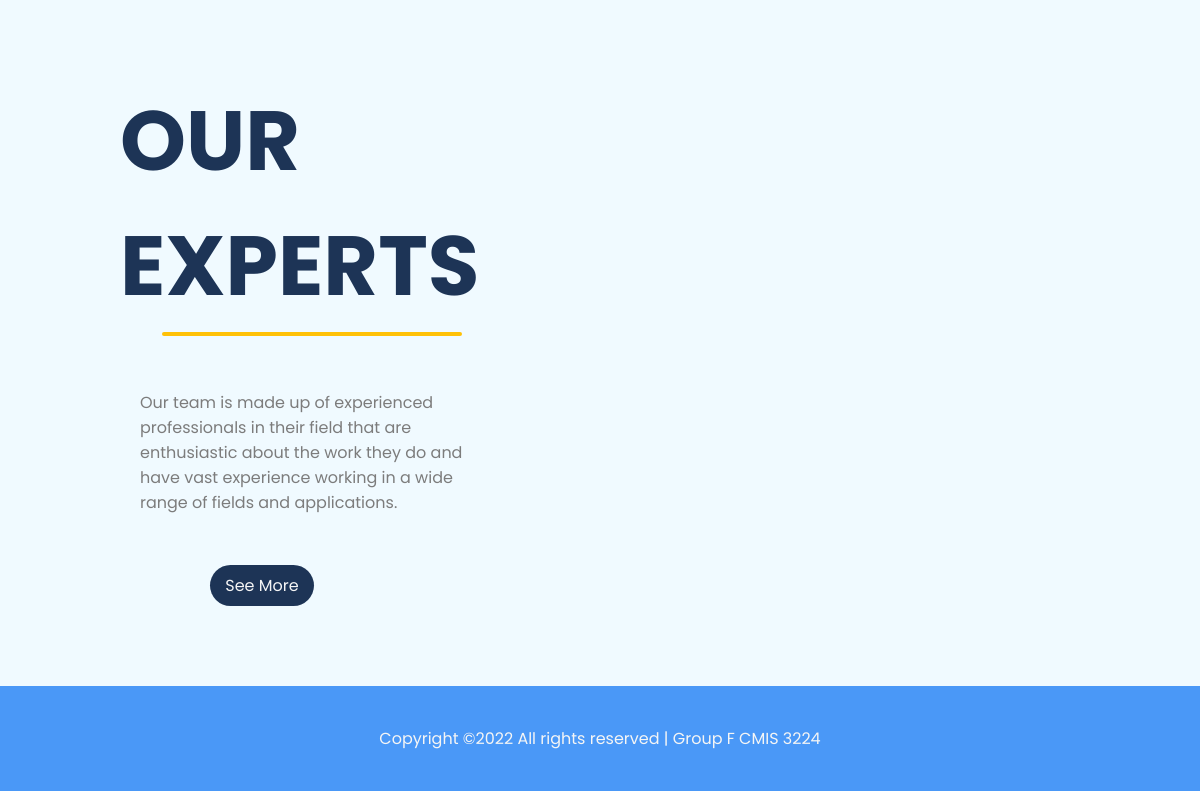
Page /client-side-web/home.php (lower part) on the earlier database version.
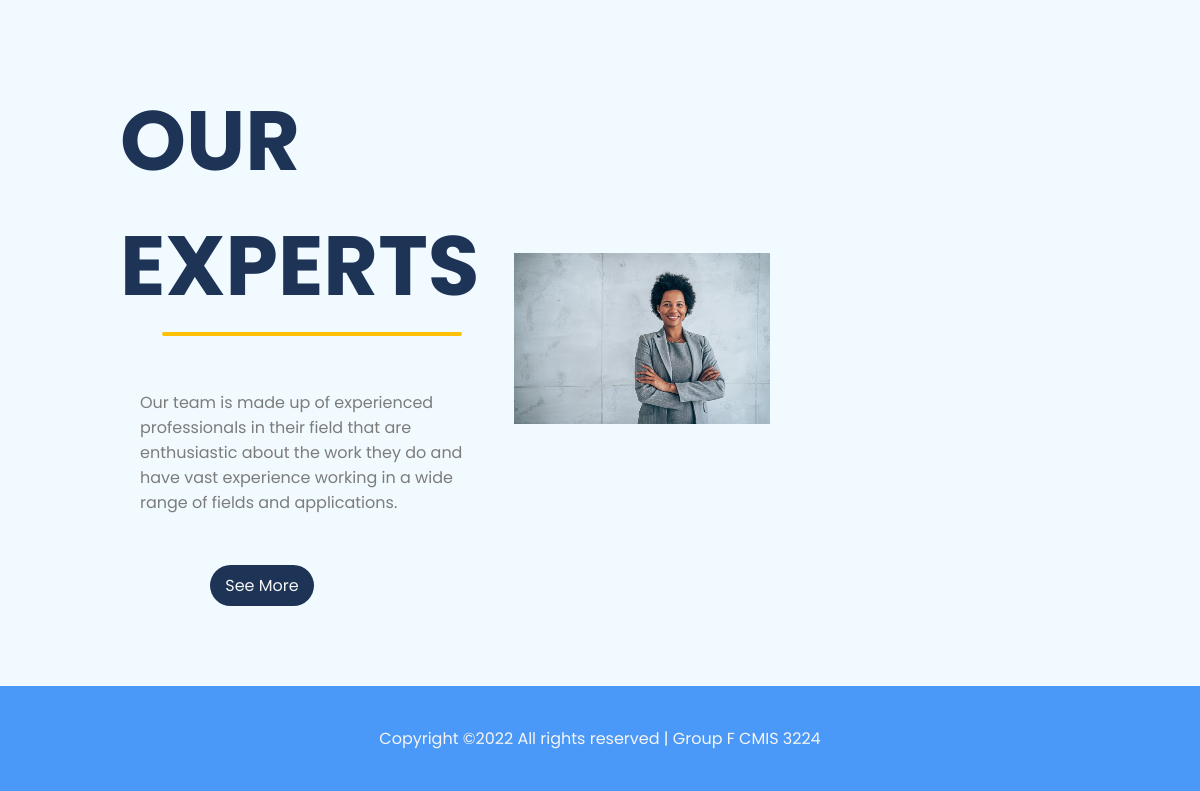
Same page on the later database version.
### tables this page shows
CREATE TABLE `consultants` (
  `consultant_id` int(11) NOT NULL,
  `username` varchar(50) NOT NULL,
  `firstName` varchar(50) NOT NULL,
  `lastName` varchar(50) NOT NULL,
  `email` varchar(100) NOT NULL,
  `password` varchar(50) NOT NULL,
  `image` text NOT NULL,
  `title` varchar(50) NOT NULL,
  `description` longtext NOT NULL,
  `availability` varchar(100) NOT NULL,
  `ratings` float NOT NULL,
  `createdDate` timestamp NOT NULL DEFAULT current_timestamp() ON UPDATE current_timestamp(),
  `isDeleted` int(1) NOT NULL
);

### client-side-web/home.php (the view, shortened to what this page needs)
<?php require_once('../connection/dbconnection.php'); ?>
<!DOCTYPE html>
<html lang="en">
<head>
    <link rel="stylesheet" href="../client-side-web/css/card.css">
    <link rel="stylesheet" href="../client-side-web/css/home.css">
    <link rel="stylesheet" href="./css/header.css">
    <link rel="stylesheet" href="https://unicons.iconscout.com/release/v4.0.0/css/line.css" />
</head>
<body>
    <section class="experts" id="experts">
        <div class="row">
            <div class="col content-col">
                <h1>OUR EXPERTS</h1>
                <div class="line"></div>
                <P>
                    Our team is made up of experienced professionals in their field that are enthusiastic about the work they do and have vast experience working in a wide range of fields and applications.
                </P>
                <a href="./experts.php" class="ctn">See More</a>
            </div>
            <div class="col image-col">
                <div class="image-gallery">
                    <?php
                    $query = "SELECT * FROM consultants
                              WHERE
                              isDeleted = 0
                              LIMIT 1";
                    $result = mysqli_query($connection, $query);
                    if ($result) { ?>
                        <?php
                        if (mysqli_num_rows($result) > 0) { ?>
                            <?php while ($record = mysqli_fetch_array($result)) {
                            ?>
                                <a href="consultantProfile.php?con_id=<?= $_GET['con_id'] ?>">
                                    <img src="../../assets/uploads/profile_pics/<?php echo $record['image']; ?>" alt="<?php echo $record['firstName']; ?>">
                                </a>
                            <?php } ?>
                    <?php }
                    } else {
                        echo "DB failed!";
                    }
                    ?>
                </div>
            </div>
        </div>
    </section>
    <?php require_once('../client-side-web/components/footer.php'); ?>
</body>
</html>

Differences in the rows shown:
added consultants: image (picture)
